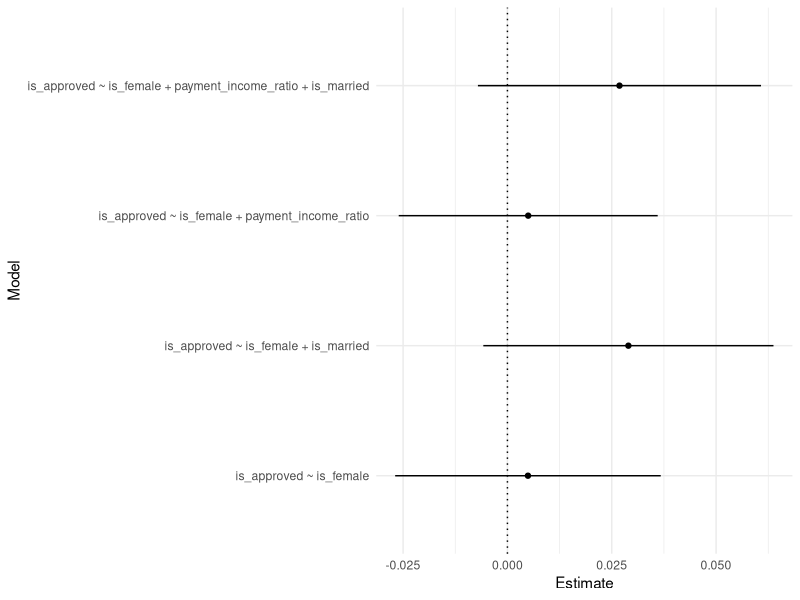
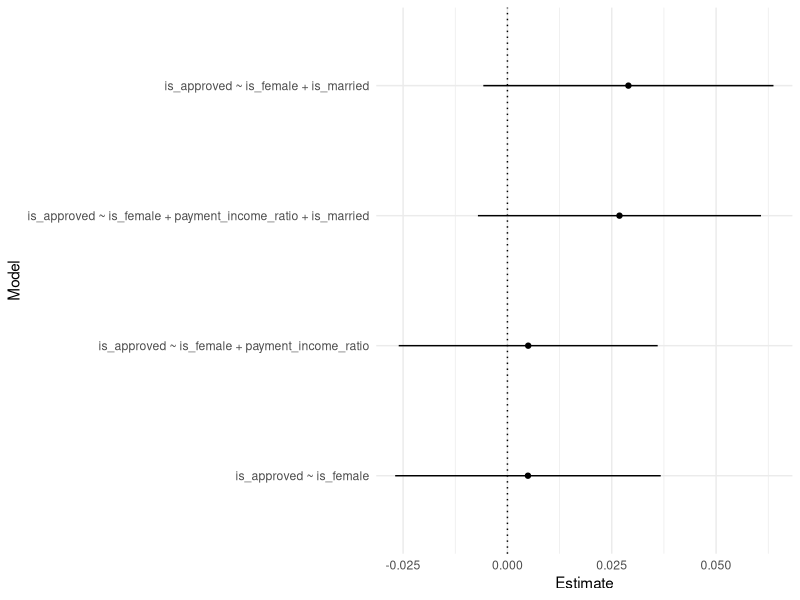
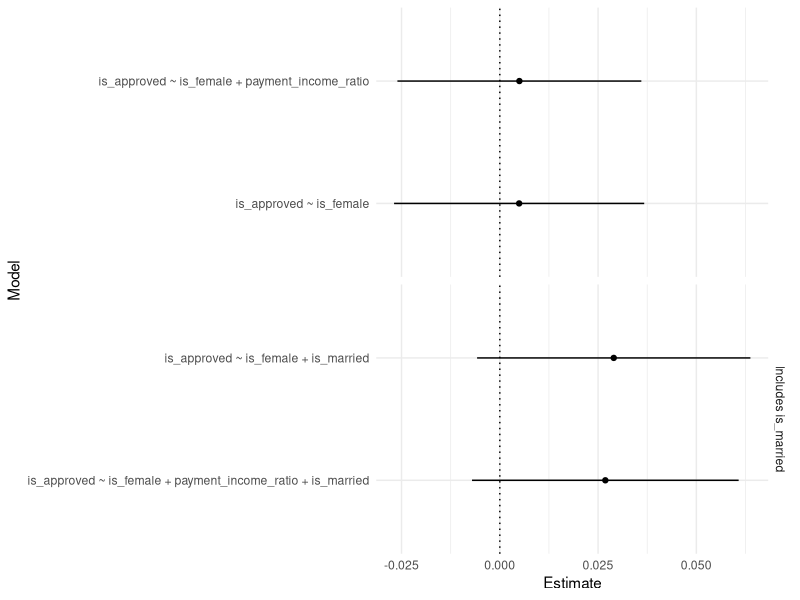
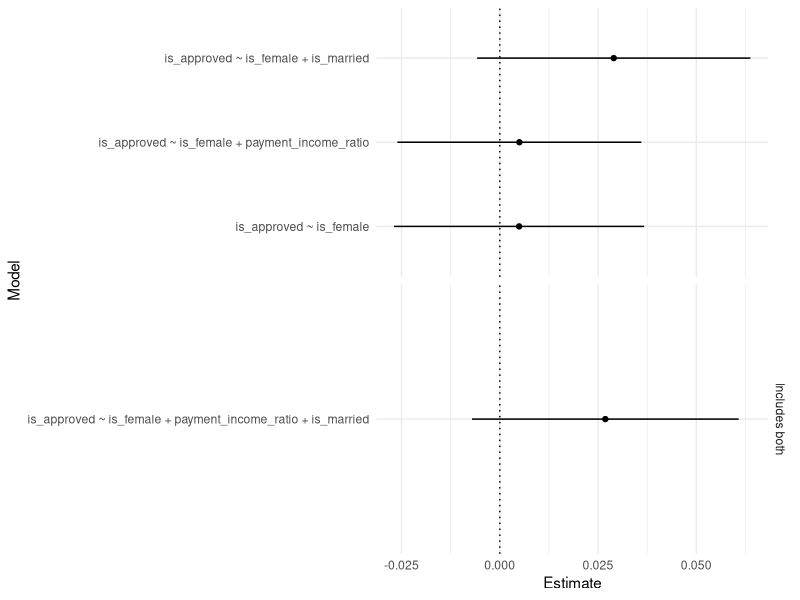
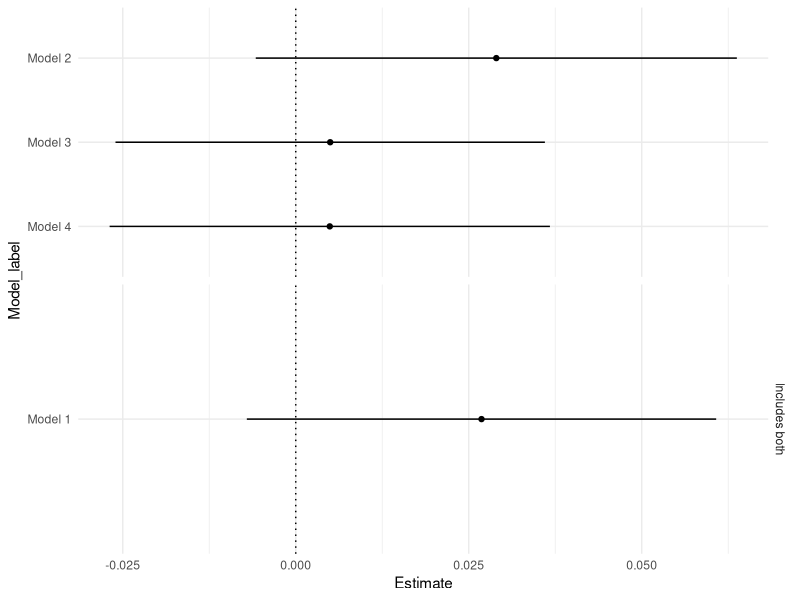

These charts were generated, in order, by the following R code:
## ---- chunk 1
# the dataset is stored in the file named hdma.csv
hdma <- read.csv("hdma.csv")
hdma 
## ---- chunk 2
fit <- lm(formula = is_approved ~ is_female, data = hdma)
summary(fit)
## ---- chunk 3
ci <- confint(fit)
ci # all confidence intervals
ci[row.names(ci) == "is_female", ] # extracting the is_female coefficient ci
## ---- chunk 4
# write your code here

## ---- chunk 5
base_formula <- "is_approved ~ is_female"
## ---- chunk 6
ie_table <- expand.grid(payment_income_ratio = c(TRUE, FALSE),
                        is_married = c(TRUE, FALSE))
ie_table
## ---- chunk 7
covariates <- c("payment_income_ratio", "is_married")
# MARGIN = 1 indicates that we will apply the FUN along the rows
formulae <- apply(X = ie_table, MARGIN = 1, FUN = function(x) {
  # x is a row from ie_table evaluated one at a time
  # covariates[x] picks the covariate values where x is TRUE
  # paste(c(...), collapse = " + ") connects the elements in c(...) by " + " 
  #   into a single string
  paste(c(base_formula, covariates[x]), collapse = " + ")
})
formulae
## ---- chunk 8
n_options <- length(formulae)
n_options
## ---- chunk 9
lapply(formulae, function(x) nchar(x))
## ---- chunk 10
results_list <- lapply(formulae, function(x) {
  fit <- lm(x, data = hdma)
  # coefficients() extracts the coefficient estimates 
  ests <- coefficients(fit)
  cis <- confint(fit)
  # extract the values for `is_female`
  est_is_female <- ests[names(ests) == "is_female"]     # ests is a vector
  ci_is_female <- cis[row.names(cis) == "is_female", ]  # cis is a table
  # return the coefficient estimate and the confidence interval in a vector
  return(c(est_is_female, ci_is_female))
})
results_list
## ---- chunk 11
# do.call(ribnd, a_list) combines items in a_list row wise.
results <- do.call(rbind, results_list)
results
## ---- chunk 12
# Define a data frame using the `results` table.
multiverse_table <- as.data.frame(results) 
# Provide meaningful column names.
colnames(multiverse_table) <- c("Estimate", "LowerCI", "UpperCI")
# Add the vector `formulae` as the first column to the data frame.
multiverse_table <- cbind(Model = formulae, multiverse_table)
multiverse_table
## ---- chunk 13
library(ggplot2)
## ---- chunk 14
p <- ggplot(multiverse_table, aes(y = Model)) 
## ---- chunk 15
p <- p + geom_point(aes(x = Estimate))
## ---- chunk 16
p <- p + geom_linerange(aes(xmin = LowerCI, xmax = UpperCI))
## ---- chunk 17
p <- p + geom_vline(xintercept = 0, linetype = "dotted") 
## ---- chunk 18
p <- p + theme_minimal()
p
## ---- chunk 19
multiverse_table$Model <- factor(
  multiverse_table$Model, 
  # define levels according to the order of `Estimate`
  levels = multiverse_table$Model[order(multiverse_table$Estimate)]
)

ggplot(multiverse_table, aes(y = Model)) +
  geom_point(aes(x = Estimate)) +
  geom_linerange(aes(xmin = LowerCI, xmax = UpperCI)) +
  geom_vline(xintercept = 0, linetype = "dotted") +
  theme_minimal()
## ---- chunk 20
multiverse_table['has_is_married'] <- ifelse(ie_table$is_married, 
                                             "Includes is_married", "")

ggplot(multiverse_table, aes(y = Model)) +
  geom_point(aes(x = Estimate)) +
  geom_linerange(aes(xmin = LowerCI, xmax = UpperCI)) +
  geom_vline(xintercept = 0, linetype = "dotted") +
  theme_minimal() +
  # facet_grid() expects rows and cols wrapped in vars()
  facet_grid(rows = vars(has_is_married), scales = "free_y")
## ---- chunk 21
multiverse_table['has_both'] <- ifelse(ie_table$is_married & 
                                         ie_table$payment_income_ratio,
                                       "Includes both", "")

ggplot(multiverse_table, aes(y = Model)) +
  geom_point(aes(x = Estimate)) +
  geom_linerange(aes(xmin = LowerCI, xmax = UpperCI)) +
  geom_vline(xintercept = 0, linetype = "dotted") +
  theme_minimal() +
  # facet_grid() expects rows and cols wrapped in vars()
  facet_grid(rows = vars(has_both), scales = "free_y")
## ---- chunk 22
multiverse_table["Model_label"] <- factor(
  paste("Model", 1:4),
  # define levels according to the order of `Estimate`
  levels = paste("Model", 1:4)[order(multiverse_table$Estimate)]
  )
ggplot(multiverse_table, aes(y = Model_label)) +
  geom_point(aes(x = Estimate)) +
  geom_linerange(aes(xmin = LowerCI, xmax = UpperCI)) +
  geom_vline(xintercept = 0, linetype = "dotted") +
  theme_minimal() +
  # facet_grid() expects rows and cols wrapped in vars()
  facet_grid(rows = vars(has_both), scales = "free_y")
